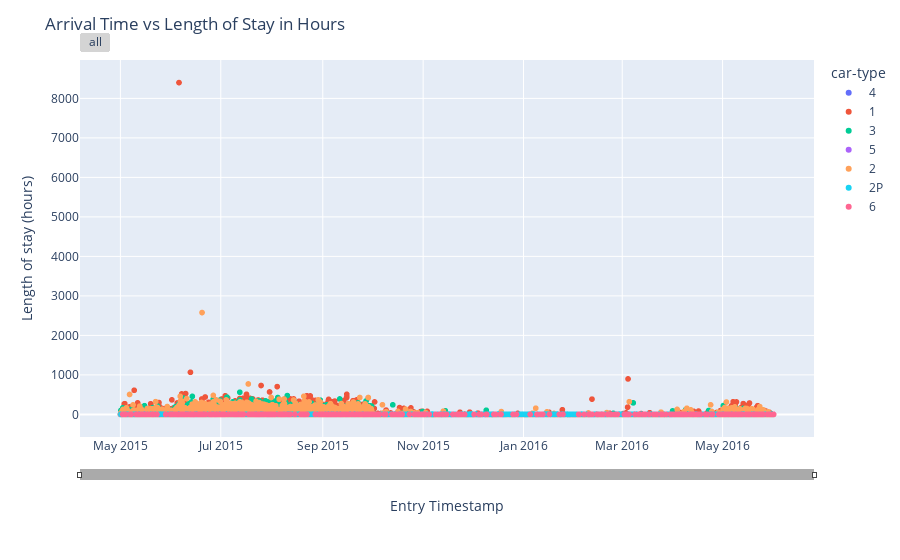

Source (notebook cell):
### Code cell
fig = px.scatter(length_of_stay_df, 
                 x='entry-timestamp', 
                 y='length-of-stay-in-hours', 
                 color='car-type', 
                 hover_data='car-id')
figure = go.Figure(data=fig)

# Add the range slider
figure.update_layout(
    title="Arrival Time vs Length of Stay in Hours",
    yaxis=dict(
        title='Length of stay (hours)',
    ),
    xaxis=dict(
        title='Entry Timestamp',
        rangeslider=dict(
            visible=True,
            thickness=0.025,
            bgcolor='#AAAAAA'
        ), # Enables the range slider
        rangeselector=dict(
            buttons=list([
                dict(step="all"),
            ]),
        )
    ),
    # yaxis_range=[0,10]
)

### Figure 1 — Plotly figure (JSON) as saved in the notebook; plotly's stock layout.template omitted (floating-point values rounded to 4 significant figures; data arrays with more than 128 entries replaced by an {"elided": "..."} marker saying what was removed)
{"data": [{"customdata": {"elided": "1244x1 str values"}, "hovertemplate": "car-type=4<br>entry-timestamp=%{x}<br>length-of-stay-in-hours=%{y}<br>car-id=%{customdata[0]}<extra></extra>", "legendgroup": "4", "marker": {"color": "#636efa", "symbol": "circle"}, "mode": "markers", "name": "4", "showlegend": true, "type": "scattergl", "x": {"elided": "1244 str values"}, "xaxis": "x", "y": {"elided": "1244 float values"}, "yaxis": "y"}, {"customdata": {"elided": "7487x1 str values"}, "hovertemplate": "car-type=1<br>entry-timestamp=%{x}<br>length-of-stay-in-hours=%{y}<br>car-id=%{customdata[0]}<extra></extra>", "legendgroup": "1", "marker": {"color": "#EF553B", "symbol": "circle"}, "mode": "markers", "name": "1", "showlegend": true, "type": "scattergl", "x": {"elided": "7487 str values"}, "xaxis": "x", "y": {"elided": "7487 float values"}, "yaxis": "y"}, {"customdata": {"elided": "3039x1 str values"}, "hovertemplate": "car-type=3<br>entry-timestamp=%{x}<br>length-of-stay-in-hours=%{y}<br>car-id=%{customdata[0]}<extra></extra>", "legendgroup": "3", "marker": {"color": "#00cc96", "symbol": "circle"}, "mode": "markers", "name": "3", "showlegend": true, "type": "scattergl", "x": {"elided": "3039 str values"}, "xaxis": "x", "y": {"elided": "3039 float values"}, "yaxis": "y"}, {"customdata": {"elided": "817x1 str values"}, "hovertemplate": "car-type=5<br>entry-timestamp=%{x}<br>length-of-stay-in-hours=%{y}<br>car-id=%{customdata[0]}<extra></extra>", "legendgroup": "5", "marker": {"color": "#ab63fa", "symbol": "circle"}, "mode": "markers", "name": "5", "showlegend": true, "type": "scattergl", "x": {"elided": "817 str values"}, "xaxis": "x", "y": {"elided": "817 float values"}, "yaxis": "y"}, {"customdata": {"elided": "4717x1 str values"}, "hovertemplate": "car-type=2<br>entry-timestamp=%{x}<br>length-of-stay-in-hours=%{y}<br>car-id=%{customdata[0]}<extra></extra>", "legendgroup": "2", "marker": {"color": "#FFA15A", "symbol": "circle"}, "mode": "markers", "name": "2", "showlegend": true, "type": "scattergl", "x": {"elided": "4717 str values"}, "xaxis": "x", "y": {"elided": "4717 float values"}, "yaxis": "y"}, {"customdata": {"elided": "998x1 str values"}, "hovertemplate": "car-type=2P<br>entry-timestamp=%{x}<br>length-of-stay-in-hours=%{y}<br>car-id=%{customdata[0]}<extra></extra>", "legendgroup": "2P", "marker": {"color": "#19d3f3", "symbol": "circle"}, "mode": "markers", "name": "2P", "showlegend": true, "type": "scattergl", "x": {"elided": "998 str values"}, "xaxis": "x", "y": {"elided": "998 float values"}, "yaxis": "y"}, {"customdata": {"elided": "406x1 str values"}, "hovertemplate": "car-type=6<br>entry-timestamp=%{x}<br>length-of-stay-in-hours=%{y}<br>car-id=%{customdata[0]}<extra></extra>", "legendgroup": "6", "marker": {"color": "#FF6692", "symbol": "circle"}, "mode": "markers", "name": "6", "showlegend": true, "type": "scattergl", "x": {"elided": "406 str values"}, "xaxis": "x", "y": {"elided": "406 float values"}, "yaxis": "y"}], "layout": {"legend": {"title": {"text": "car-type"}, "tracegroupgap": 0}, "margin": {"t": 60}, "title": {"text": "Arrival Time vs Length of Stay in Hours"}, "xaxis": {"anchor": "y", "domain": [0, 1], "rangeselector": {"buttons": [{"step": "all"}]}, "rangeslider": {"bgcolor": "#AAAAAA", "thickness": 0.025, "visible": true}, "title": {"text": "Entry Timestamp"}}, "yaxis": {"anchor": "x", "domain": [0, 1], "title": {"text": "Length of stay (hours)"}}}}
